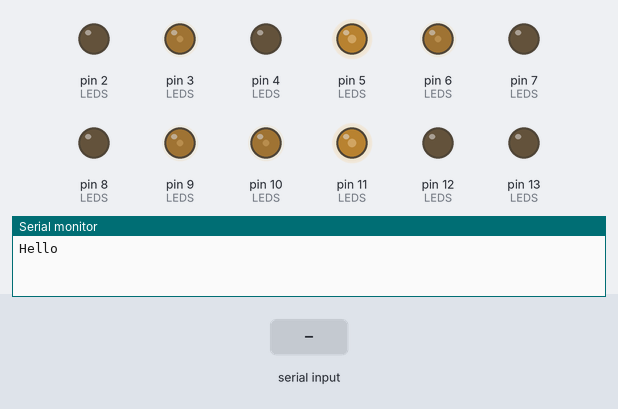
A sketch run on a simulated Arduino Uno, built with avr-gcc and run on an emulated ATmega328P. On the bench: output pins drawn as LEDs (lit = HIGH), the last lines printed to the serial monitor. Inputs (shaded band) come from the test bench.

Above: at 1.2 s.
1.3 s: "90,45\n" received over Serial
At 2.3 s:
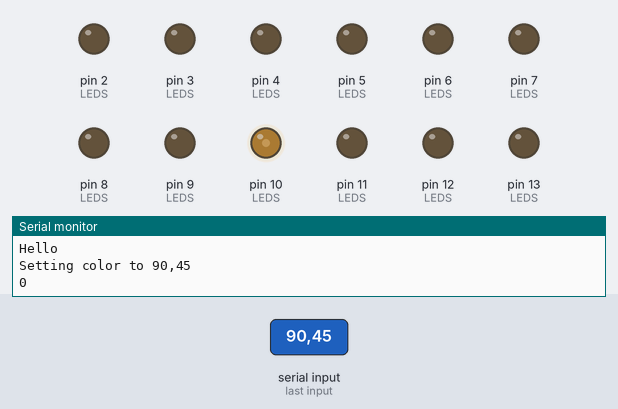
2.8 s: "5\n" received over Serial
At 3.4 s:
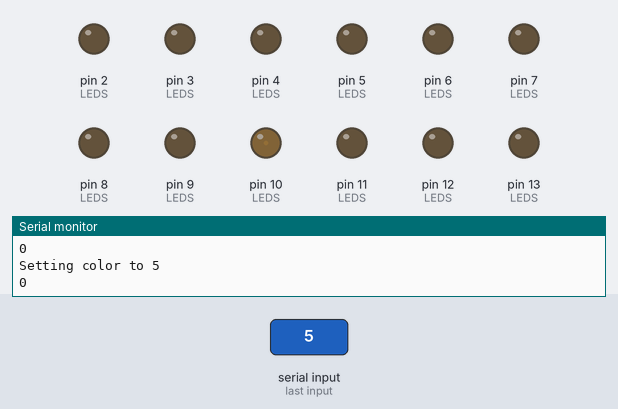
4.3 s: "200\n" received over Serial
At 5.5 s:
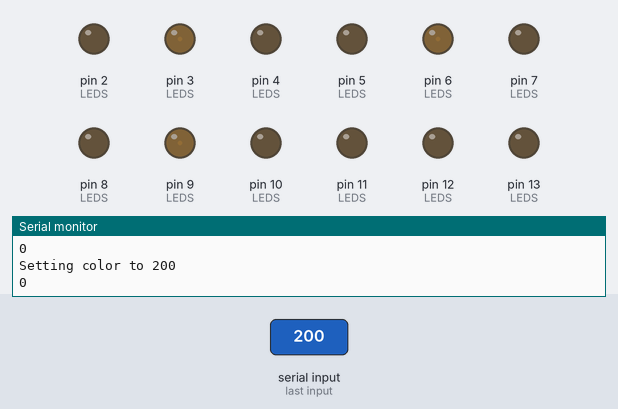
5.8 s: "90\n" received over Serial
At 6.9 s:
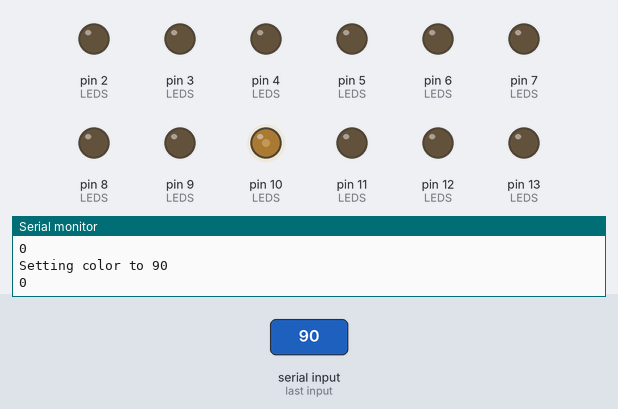
Timing chart, 0 to 8.3 s (numbered marks = the images above; inputs shaded):
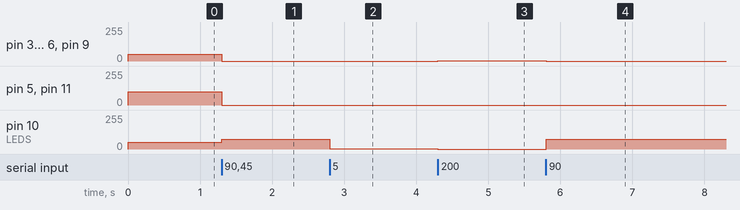

Measured:
- after the input at 1.3 s, pin 3 (LEDS), pin 6 (LEDS), pin 9 (LEDS): 50/255 → 0/255 at once; pin 5 (LEDS), pin 11 (LEDS): 100/255 → 0/255 at once; pin 10 (LEDS): 50/255 → 72/255 at once
- after the input at 2.8 s, pin 10 (LEDS): 72/255 → 2/255 at once
- after the input at 4.3 s, pin 3 (LEDS), pin 6 (LEDS), pin 9 (LEDS): 0/255 → 1/255 at once; pin 10 (LEDS): 2/255 → 0/255 at once
- after the input at 5.8 s, pin 3 (LEDS), pin 6 (LEDS), pin 9 (LEDS): 1/255 → 0/255 at once; pin 10 (LEDS): 0/255 → 72/255 at once

The sketch:

multi_led.ino
```cpp
#define RED    0
#define GREEN  1
#define BLUE   2
#define RED_FACTOR   1
#define GREEN_FACTOR 0.5
#define BLUE_FACTOR  0.5

int LEDS[4][3] = {{2,3,4},{5,6,7},{8,9,10},{11,12,13}};


void setup() {
  Serial.begin(19200);
  setColor(0, 100, 100, 100);
  setColor(1, 100, 100, 100);
  setColor(2, 100, 100, 100);
  setColor(3, 100, 100, 100);
  Serial.println("Hello");
}

void loop() {
  if (Serial.available() > 0) {
    String v = Serial.readStringUntil('\n');
    Serial.print("Setting color to ");
    Serial.println(v);

    long number = strtol(&v[0], NULL, 16);
    long r = number >> 16;
    long g = number >> 8 & 0xFF;
    long b = number & 0xFF;
    Serial.println(r);
    setColor(0, r, g, b);
    setColor(1, r, g, b);
    setColor(2, r, g, b);
    setColor(3, r, g, b);
  }
}


void setColor(int led, int r, int g, int b) {
  analogWrite(LEDS[led][RED],   r);
  analogWrite(LEDS[led][GREEN], g*0.5);
  analogWrite(LEDS[led][BLUE],  b*0.5);
}
```
